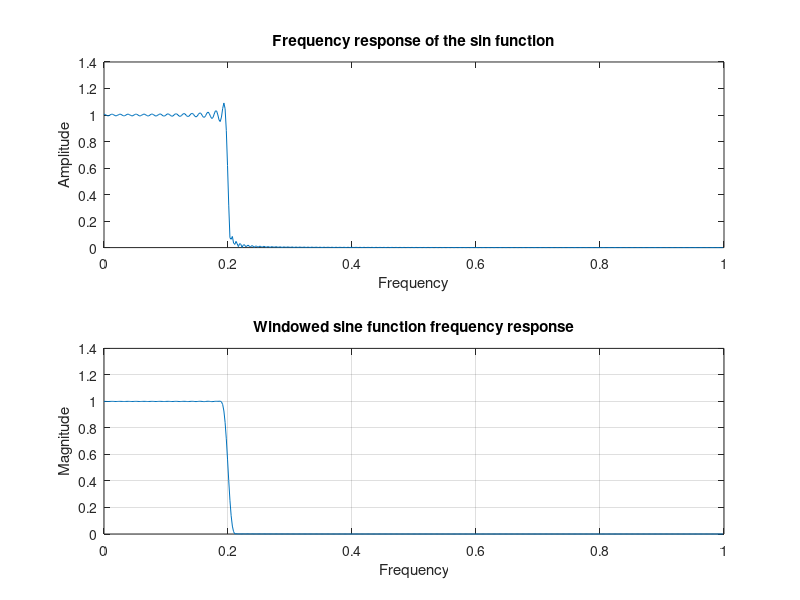
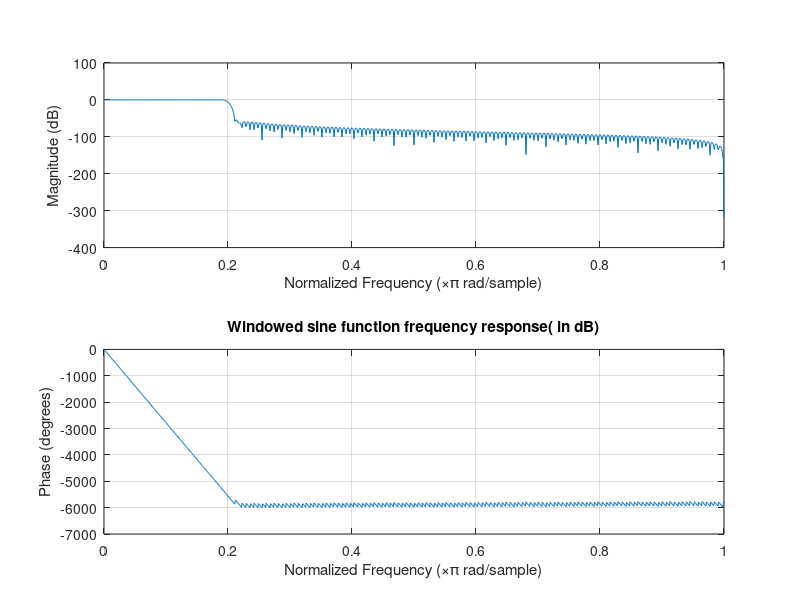

MATLAB code for these plots, in order:
m=310; 

n=0:1:m-1; 

p=n-(m-1)/2; 

fc=0.1; 

Z=sin(2*pi*fc*p)./(pi*p); 

[h,w]=freqz(Z); 

figure(1);
subplot(2,1,1);

plot(w/pi,abs(h)); 

title('Frequency response of the sin function') 

xlabel('Frequency') 

ylabel('Amplitude') 



s=2*pi*(n/(m-1)); 

w=0.54-0.46*cos(s); 

t=Z.*w; 

[h,w]=freqz(t); 



subplot(2,1,2)
plot(w/pi,abs(h));grid 

xlabel('Frequency') 

ylabel('Magnitude') 

title('Windowed sine function frequency response') 

figure;grid 

freqz(t) 

title('Windowed sine function frequency response( in dB)') 